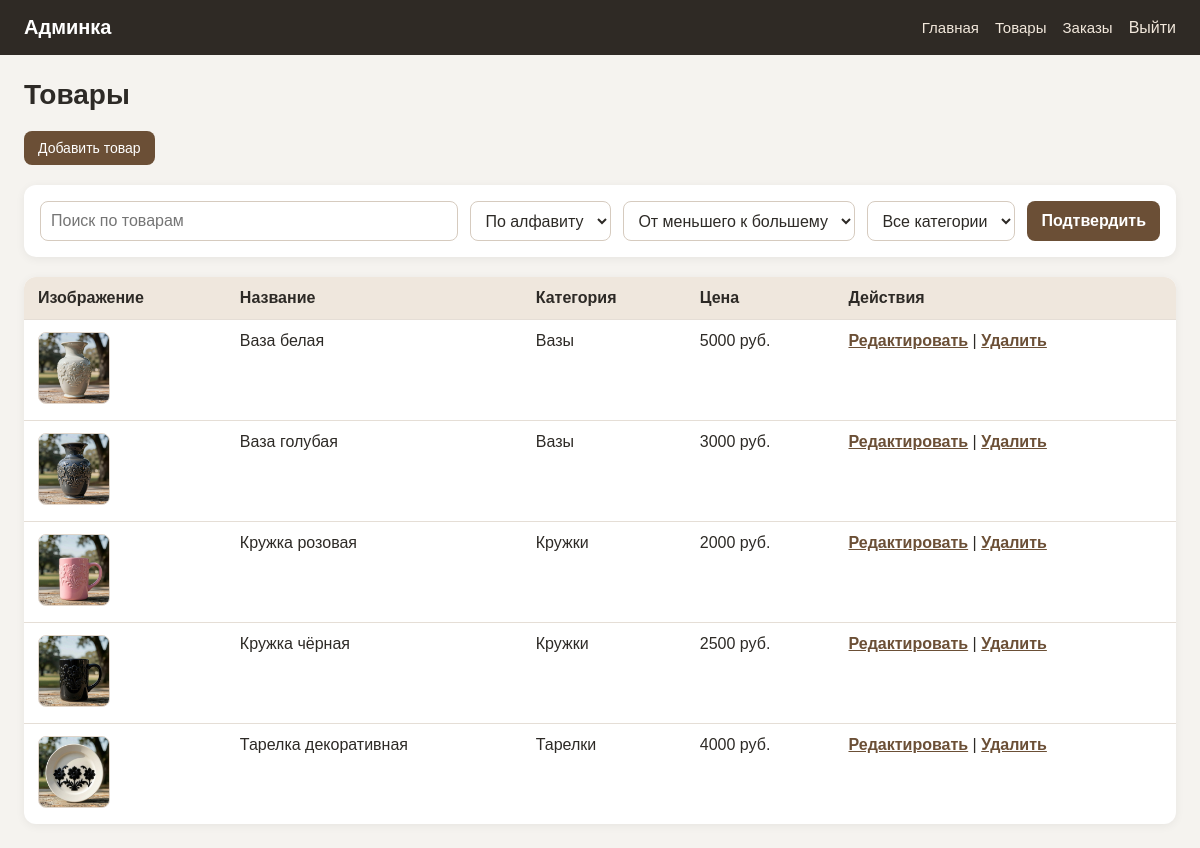
Screenshot of /admin/products (signed in) with the database file from the repository.
### tables this page shows
CREATE TABLE products (
    id TEXT PRIMARY KEY,
    name TEXT NOT NULL,
    description TEXT,
    price INTEGER NOT NULL,
    img TEXT,
    category_id INTEGER,
    FOREIGN KEY (category_id) REFERENCES categories(id)
    );

CREATE TABLE categories (
    id INTEGER PRIMARY KEY AUTOINCREMENT,
    name TEXT NOT NULL UNIQUE,
    slug TEXT NOT NULL UNIQUE,
    description TEXT
    );

### routes/admin.py (the view)
@admin_bp.route("/admin/products")
def admin_products():
    category_slug = request.args.get('category')
    sort_by = request.args.get('sort_by', 'name')
    order = request.args.get('order', 'ASC').upper()
    search_query = request.args.get('q', '').strip()
    categories = get_all_categories()
    current_category = None
    if category_slug:
        current_category = get_category_by_slug(category_slug)
        if not current_category:
            flash('Категория не найдена', 'error')
            return redirect(url_for('admin.admin_products'))
    products = get_all_products(category_slug, sort_by, order, search_query)
    return render_template("admin/products.html",
                           products=products,
                           categories=categories,
                           category_slug=category_slug,
                           current_category=current_category,
                           current_sort=sort_by,
                           current_order=order,
                           search_query=search_query)

### app.py (called while the page is built)
@app.context_processor
def inject_cart_count():
    cart = session.get("cart", {})
    return {"cart_count": get_cart_count(session)}

### db.py (called while the page is built)
def get_db_connection():
    conn = sqlite3.connect("shop.db")
    conn.row_factory = sqlite3.Row
    return conn

def get_all_categories():
    conn = get_db_connection()
    categories = conn.execute("SELECT * FROM categories ORDER BY name").fetchall()
    conn.close()
    return categories

### routes/admin.py (called while the page is built)
@admin_bp.before_request
def require_admin_login():
    allowed_endpoints = {
        'admin.login'
    }
    if request.endpoint in allowed_endpoints:
        return
    if session.get('is_admin'):
        return
    flash('Сначала войдите в админку', 'error')
    return redirect(url_for('admin.login'))

### services/cart_service.py (called while the page is built)
def get_cart(session):
    return session.get("cart", {})

def get_cart_count(session):
    cart = get_cart(session)
    return sum(cart.values())

### templates/admin/products.html (shortened to what this page needs)
{% extends "admin/base.html" %}
{% block content %}
<h1 class="admin-page-title">Товары</h1>
<div class="admin-actions">
    <a href="{{ url_for('admin.new_product') }}" class="admin-button">
        Добавить товар
    </a>
</div>
<form action="{{ url_for('admin.admin_products') }}" method="get" class='admin-filters'>
    <input type="text" name="q" value="{{ search_query }}" placeholder="Поиск по товарам" class="admin-search-input">
    <select name="sort_by" id="sort_by">
        <option value="name" {% if current_sort == 'name'%}selected{% endif %}>По алфавиту</option>
    </select>
    <select name="order" id="order">
        <option value="ASC" {% if current_order == 'ASC'%}selected{% endif %}>От меньшего к большему</option>
    </select>
    <select name="category" id="category">
        <option value="">Все категории</option>
    </select>
    <button type="submit">Подтвердить</button>
</form>
{% if products %}
    <div class="admin-table-wrapper">
        <table class="admin-table">
            <tr>
                <th>Изображение</th>
                <th>Название</th>
                <th>Категория</th>
                <th>Цена</th>
                <th>Действия</th>
            </tr>
            {% for product in products %}
            <tr>
                <td>
                    {% if product.img %}
                        <img src="{{ product.img }}" alt="{{ product.name }}" class="admin-product-thumb">
                    {% else %}
                        <span class="admin-muted">Нет фото</span>
                    {% endif %}
                </td>
                <td>{{ product.name }}</td>
                <td>{{ product.category_name if product.category_name else '—' }}</td>
                <td>{{ product.price }} руб.</td>
                <td>
                    <a href="{{ url_for('admin.edit_product', product_id=product.id) }}">Редактировать</a>
                    |
                    <form action="{{url_for('admin.delete_product_route', product_id=product.id)}}" method="post" class="admin-inline-form" onsubmit="return confirm('Удалить товар')">
                        <button type="submit" class="admin-link-button">Удалить</button>
                    </form>
                </td>
            </tr>
            {% endfor %}
        </table>
    </div>
{% endif %}
{% endblock %}

### static/css/admin.css (style rules this page uses)
* { box-sizing: border-box; }
.admin-body { margin: 0; font-family: Arial, sans-serif; background: #f5f3ef; color: #2d2a26; }
.admin-page-title { margin: 0 0 20px; font-size: 28px; }
.admin-actions { margin-bottom: 20px; }
.admin-filters { display: flex; align-items: center; flex-wrap: wrap; gap: 12px; background: #fff; padding: 16px; margin-bottom: 20px; border-radius: 12px; box-shadow: 0 2px 10px rgba(0,0,0,0.06); }
.admin-filters input, .admin-filters select { height: 40px; padding: 8px 10px; border: 1px solid #d6cbbf; border-radius: 8px; background: #fff; color: #2d2a26; font: inherit; }
.admin-search-input { min-width: 260px; flex: 1; }
.admin-filters button { height: 40px; padding: 0 14px; border: none; border-radius: 8px; background: #6b4f36; color: #fff; font: inherit; font-weight: 600; cursor: pointer; transition: background 0.15s ease, transform 0.1s ease; }
.admin-table-wrapper { overflow-x: auto; background: #fff; border-radius: 12px; box-shadow: 0 2px 10px rgba(0,0,0,0.06); }
.admin-table { width: 100%; border-collapse: collapse; }
.admin-table th, .admin-table td { padding: 12px 14px; border-bottom: 1px solid #e5ded6; text-align: left; vertical-align: top; }
.admin-table th { background: #efe7dd; font-weight: 700; }
.admin-table tr:last-child td { border-bottom: none; }
.admin-table a { color: #6b4f36; font-weight: 600; }
.admin-button { display: inline-block; padding: 9px 14px; border-radius: 8px; border: none; background: #6b4f36; color: #fff; text-decoration: none; cursor: pointer; font-size: 14px; }
.admin-product-thumb { width: 72px; height: 72px; object-fit: cover; border-radius: 8px; border: 1px solid #e0d6cc; }
.admin-inline-form { display: inline; }
.admin-link-button { border: none; background: none; padding: 0; color: #6b4f36; font: inherit; font-weight: 600; cursor: pointer; text-decoration: underline; }

### rows the page displays
products: img (picture), name "Ваза белая", name "Вазы", price "5000"
products: img (picture), name "Ваза голубая", name "Вазы", price "3000"
products: img (picture), name "Кружка розовая", name "Кружки", price "2000"
products: img (picture), name "Кружка чёрная", name "Кружки", price "2500"
products: img (picture), name "Тарелка декоративная", name "Тарелки", price "4000"
